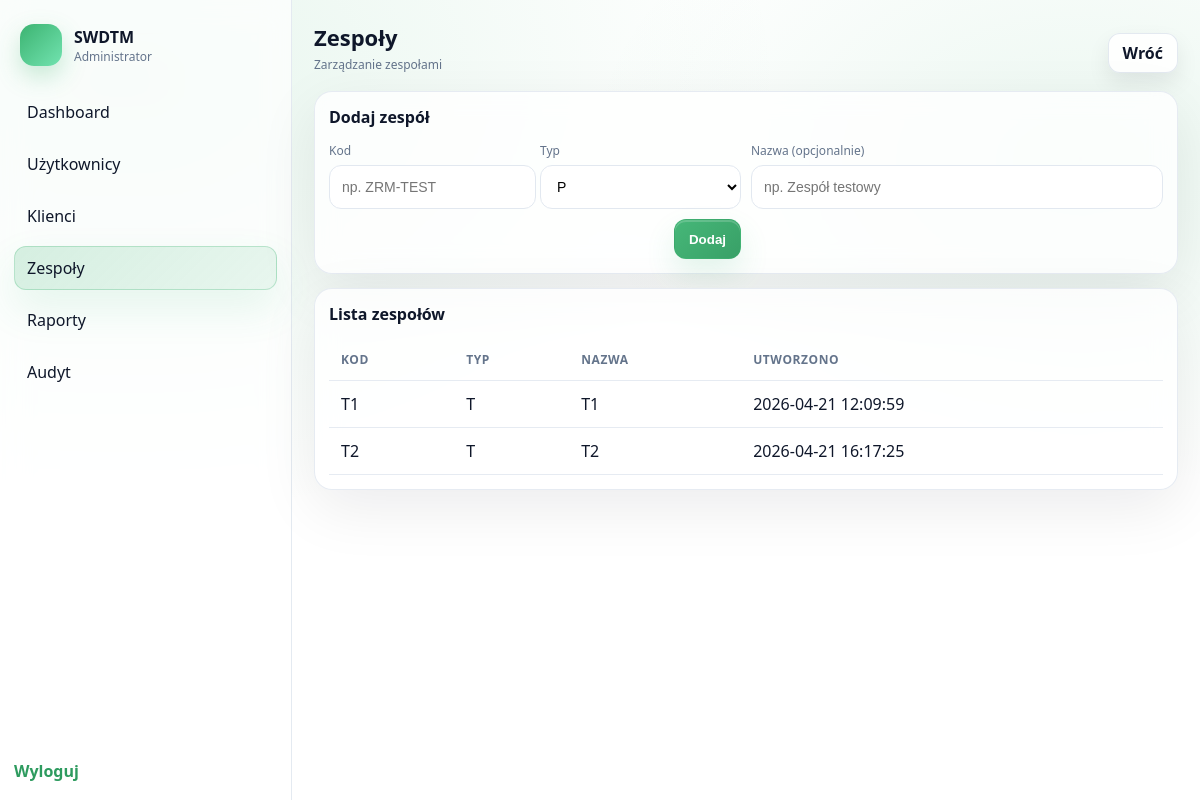
The app's page /SWDTM/public/admin/teams.php (signed in) with its own data.
### tables this page shows
CREATE TABLE `teams` (
  `id` int(10) UNSIGNED NOT NULL,
  `code` varchar(20) NOT NULL,
  `type` enum('T','P','S') NOT NULL,
  `name` varchar(120) DEFAULT NULL,
  `is_active` tinyint(1) NOT NULL DEFAULT 1,
  `created_at` datetime NOT NULL DEFAULT current_timestamp(),
  `updated_at` datetime NOT NULL DEFAULT current_timestamp() ON UPDATE current_timestamp()
);

### SWDTM/src/auth.php (called while the page is built, shortened)
<?php
function base_path(): string
{
    $host = $_SERVER['HTTP_X_FORWARDED_HOST'] ?? ($_SERVER['HTTP_HOST'] ?? '');
    $host = is_string($host) ? $host : '';
    $script = $_SERVER['SCRIPT_NAME'] ?? '';
    $script = is_string($script) ? $script : '';
    $uri = $_SERVER['REQUEST_URI'] ?? '';
    $uri = is_string($uri) ? $uri : '';
    $pos = strpos($script, '/public/');
    if ($pos !== false) {
        return substr($script, 0, $pos) . '/public';
    }
    return '';
}
function url(string $path): string
{
    return base_path() . $path;
}

### SWDTM/public/admin/teams.php (the view, shortened to what this page needs)
<?php
require __DIR__ . '/../../src/auth.php';
$pdo = db();
$teams = [];
try {
    $teams = $pdo->query('SELECT id, code, type, name, created_at FROM teams ORDER BY code ASC')->fetchAll();
} catch (Throwable $e) {
    $teams = [];
}
?><!doctype html>
<html lang="pl">
<head>
    <link rel="stylesheet" href="<?= htmlspecialchars(url('/assets/app.css?v=' . @filemtime(__DIR__ . '/../assets/app.css')), ENT_QUOTES, 'UTF-8') ?>">
</head>
<body>
    <div class="app">
        <aside class="sidebar">
            <div class="sidebar-header">
                <div class="brand-mark"></div>
                <div>
                    <div class="sidebar-title">SWDTM</div>
                    <div class="sidebar-subtitle">Administrator</div>
                </div>
            </div>
            <nav class="nav">
                <a class="nav-item" href="<?= htmlspecialchars(url('/admin'), ENT_QUOTES, 'UTF-8') ?>">Dashboard</a>
                <a class="nav-item" href="<?= htmlspecialchars(url('/admin/users'), ENT_QUOTES, 'UTF-8') ?>">Użytkownicy</a>
                <a class="nav-item" href="<?= htmlspecialchars(url('/admin/clients'), ENT_QUOTES, 'UTF-8') ?>">Klienci</a>
                <a class="nav-item is-active" href="<?= htmlspecialchars(url('/admin/teams'), ENT_QUOTES, 'UTF-8') ?>">Zespoły</a>
                <a class="nav-item" href="<?= htmlspecialchars(url('/admin/reports'), ENT_QUOTES, 'UTF-8') ?>">Raporty</a>
                <a class="nav-item" href="<?= htmlspecialchars(url('/admin/audit'), ENT_QUOTES, 'UTF-8') ?>">Audyt</a>
            </nav>
            <div class="sidebar-footer">
                <a class="link" href="<?= htmlspecialchars(url('/logout'), ENT_QUOTES, 'UTF-8') ?>">Wyloguj</a>
            </div>
        </aside>
        <main class="main">
            <header class="topbar">
                <div>
                    <div class="page-title">Zespoły</div>
                    <div class="page-subtitle">Zarządzanie zespołami</div>
                </div>
                <a class="btn-secondary" href="<?= htmlspecialchars(url('/admin'), ENT_QUOTES, 'UTF-8') ?>">Wróć</a>
            </header>
            <section class="panel" style="margin-bottom:14px">
                <div class="panel-head">
                    <div class="panel-title">Dodaj zespół</div>
                </div>
                <div class="panel-body">
                    <form class="order-form" method="post" action="<?= htmlspecialchars(url('/admin/teams'), ENT_QUOTES, 'UTF-8') ?>" style="grid-template-columns:repeat(4,minmax(0,1fr));gap:10px">
                        <label class="field">
                            <span class="label">Kod</span>
                            <input class="input" type="text" name="code" placeholder="np. ZRM-TEST" required>
                        </label>
                        <label class="field">
                            <span class="label">Typ</span>
                            <select class="input" name="type" required>
                                <option value="P" selected>P</option>
                            </select>
                        </label>
                        <label class="field" style="grid-column:span 2">
                            <span class="label">Nazwa (opcjonalnie)</span>
                            <input class="input" type="text" name="name" placeholder="np. Zespół testowy">
                        </label>
                        <div class="field" style="display:flex;justify-content:flex-end;align-items:end;grid-column:span 2">
                            <button class="btn-primary" type="submit">Dodaj</button>
                        </div>
                    </form>
                </div>
            </section>
            <section class="panel">
                <div class="panel-head">
                    <div class="panel-title">Lista zespołów</div>
                </div>
                <div class="panel-body">
                    <?php if (!$teams): ?>
                        Brak zespołów w bazie.
                    <?php else: ?>
                        <table class="table">
                            <thead>
                                <tr>
                                    <th>Kod</th>
                                    <th>Typ</th>
                                    <th>Nazwa</th>
                                    <th>Utworzono</th>
                                </tr>
                            </thead>
                            <tbody>
                                <?php foreach ($teams as $t): ?>
                                    <tr>
                                        <td><?= htmlspecialchars((string)$t['code'], ENT_QUOTES, 'UTF-8') ?></td>
                                        <td><?= htmlspecialchars((string)$t['type'], ENT_QUOTES, 'UTF-8') ?></td>
                                        <td><?= htmlspecialchars((string)($t['name'] ?? ''), ENT_QUOTES, 'UTF-8') ?></td>
                                        <td><?= htmlspecialchars((string)($t['created_at'] ?? ''), ENT_QUOTES, 'UTF-8') ?></td>
                                    </tr>
                                <?php endforeach; ?>
                            </tbody>
                        </table>
                    <?php endif; ?>
                </div>
            </section>
        </main>
    </div>
</body>
</html>

### SWDTM/public/assets/app.css (style rules this page uses)
:root { --bg:#ffffff; --text:#0f172a; --muted:#64748b; --line:#e2e8f0; --accent:#3CB371; --accent-2:#2e9b5f; --shadow:0 20px 60px rgba(2,6,23,.12); --shadow-sm:0 10px 28px rgba(2,6,23,.10); --shadow-xs:0 6px 18px rgba(2,6,23,.08); --shadow-lg:0 28px 80px rgba(2,6,23,.14); --surface:rgba(255,255,255,.82); --radius:16px; }
* { box-sizing:border-box }
html { height:100% }
body { min-height:100vh;min-height:100svh;min-height:100dvh;overflow-y:auto }
body { margin:0; font-family: ui-sans-serif, system-ui, -apple-system, Segoe UI, Roboto, Arial, "Noto Sans", "Liberation Sans", sans-serif; color:var(--text); background: radial-gradient(1200px 800px at 10% 10%, rgba(60,179,113,.12), transparent 55%), radial-gradient(900px 600px at 90% 20%, rgba(60,179,113,.10), transparent 55%), var(--bg); }
.brand-mark { width:42px;height:42px;border-radius:14px;background:linear-gradient(135deg,var(--accent),#72e3b0);box-shadow:0 10px 24px rgba(60,179,113,.28) }
.field { display:grid;gap:6px }
.label { font-size:12px;color:var(--muted) }
.order-form { display:grid;grid-template-columns:repeat(2,minmax(0,1fr));gap:12px }
.input { height:44px; border-radius:12px; border:1px solid var(--line); padding:0 12px; font-size:14px; outline:none; background:#fff; }
.btn-primary,.btn-secondary,.btn-danger { display:inline-flex;align-items:center;justify-content:center;gap:8px;height:40px;padding:0 14px;border-radius:12px;text-decoration:none;font-weight:750;cursor:pointer;user-select:none;transition: transform .12s ease, box-shadow .12s ease, filter .12s ease, background .12s ease, border-color .12s ease }
.btn-primary { border:1px solid rgba(60,179,113,.30);color:#fff;background:linear-gradient(135deg,rgba(60,179,113,.95),rgba(46,155,95,.95));box-shadow:0 14px 30px rgba(60,179,113,.14), 0 2px 0 rgba(255,255,255,.18) inset }
.btn-secondary { border:1px solid rgba(226,232,240,.95);background:rgba(255,255,255,.90);color:var(--text);box-shadow:0 10px 22px rgba(2,6,23,.08) }
.app { min-height:100vh;min-height:100svh;min-height:100dvh;display:grid;grid-template-columns:292px 1fr }
.sidebar { background:rgba(255,255,255,.70); border-right:1px solid rgba(226,232,240,.90); backdrop-filter: blur(14px); padding:18px 14px; display:flex; flex-direction:column; gap:16px; }
.sidebar-header { display:flex;align-items:center;gap:12px;padding:6px 6px 0 }
.sidebar-title { font-weight:900 }
.sidebar-subtitle { font-size:12px;color:var(--muted) }
.nav { display:grid;gap:8px;margin-top:8px }
.nav-item { text-decoration:none; color:var(--text); padding:10px 12px; border-radius:12px; border:1px solid rgba(226,232,240,.0); background:rgba(255,255,255,.0); transition: background .12s ease, border-color .12s ease, box-shadow .12s ease, transform .12s ease; }
.nav-item.is-active { background:linear-gradient(135deg, rgba(60,179,113,.20), rgba(60,179,113,.10));border-color:rgba(60,179,113,.28);box-shadow:0 18px 40px rgba(60,179,113,.12) }
.sidebar-footer { margin-top:auto;display:grid;gap:10px }
.link { color:var(--accent-2);text-decoration:none;font-weight:700 }
.main { padding:22px }
.topbar { display:flex;justify-content:space-between;align-items:flex-end;margin-bottom:18px }
.page-title { font-size:22px;font-weight:900 }
.page-subtitle { font-size:12px;color:var(--muted);margin-top:4px }
.panel { border:1px solid rgba(226,232,240,.85);border-radius:18px;background:rgba(255,255,255,.78);backdrop-filter: blur(12px);box-shadow:0 18px 60px rgba(2,6,23,.08) }
.panel-head { padding:14px 14px 0 }
.panel-title { font-weight:900 }
.panel-body { padding:14px }
.table { width:100%;border-collapse:separate;border-spacing:0 }
.table th,.table td { padding:12px 12px;border-bottom:1px solid rgba(226,232,240,.85);text-align:left;white-space:nowrap }
.table th { font-size:12px;color:var(--muted);text-transform:uppercase;letter-spacing:.6px }

### records on screen
teams: code "T1", type "T", name "T1", created_at "2026-04-21 12:09:59"
teams: code "T2", type "T", name "T2", created_at "2026-04-21 16:17:25"
